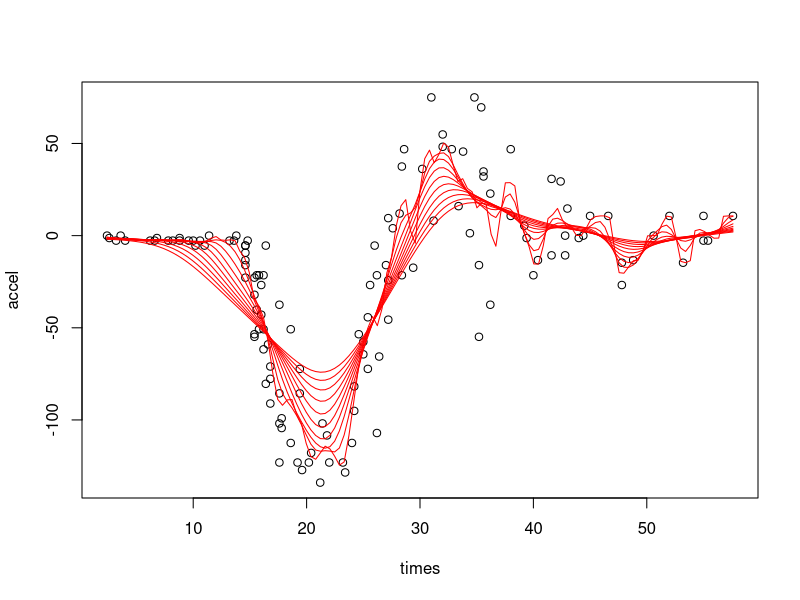

Write the R code that produced this figure.
## ---- chunk 1
library(knitr)
opts_chunk$set(tidy.opts = list(width.cutoff = 80), tidy = TRUE)
## ---- chunk 2
library(MASS)
library(splines)
## ---- chunk 3
GCV <- function(x, y, h, kernel = "normal") {
  ndwatson <- ksmooth(x, y, kernel, bandwidth = h)
  m_hat <- (sum())
  Y <- ndwatson$y
}
## ---- chunk 4
with(mcycle, {
  plot(times, accel)
  for (b in 1:10) {
    lines(ksmooth(times, accel, "normal", bandwidth = b), col = "red")
    print(ksmooth(times, accel, "normal", bandwidth = b)$y)
  }
})
